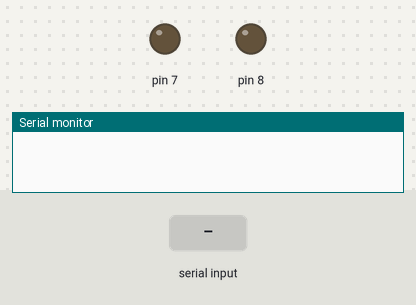
This sketch was run on a simulated Arduino Uno, built with avr-gcc and run on an emulated ATmega328P. On the bench: output pins drawn as LEDs (lit = HIGH), the last lines printed to the serial monitor. The test bench sets the inputs (shaded band).

Above: at 1.2 s.
1.3 s: "A" received over Serial
At 2.0 s:
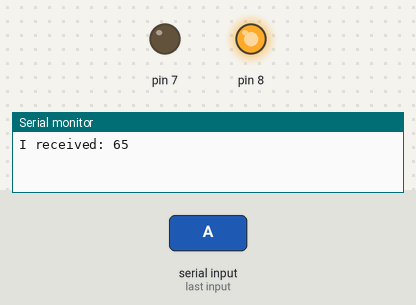
2.8 s: "B" received over Serial
At 3.2 s:
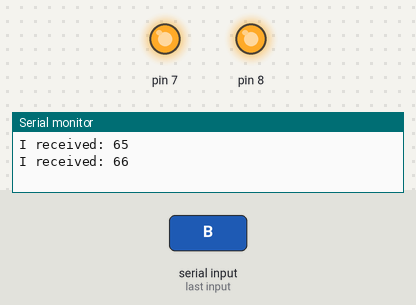
4.3 s: "a" received over Serial
At 5.5 s:
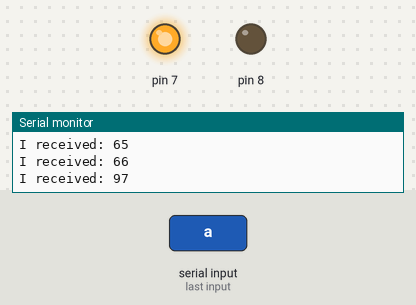
5.8 s: "b" received over Serial
At 6.6 s:
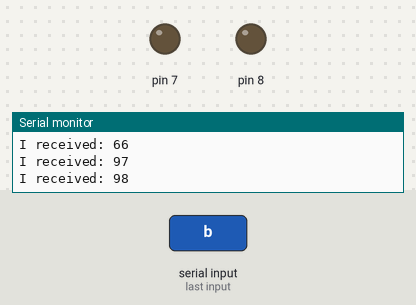
Timing chart, 0 to 8.3 s (numbered marks = the images above; inputs shaded):
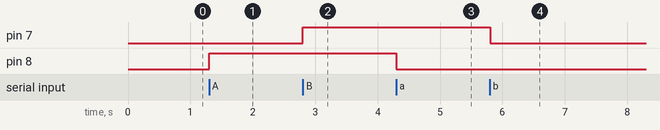

Measured:
- after the input at 1.3 s, pin 8: LOW → HIGH at once
- after the input at 2.8 s, pin 7: LOW → HIGH at once
- after the input at 4.3 s, pin 8: HIGH → LOW at once
- after the input at 5.8 s, pin 7: HIGH → LOW at once

The sketch:

midlet-serial.ino
```cpp
int incomingByte = 0;   // for incoming serial data

void setup() {
  pinMode(7,OUTPUT);
  digitalWrite(7, LOW);
  pinMode(8,OUTPUT);
  digitalWrite(8, LOW);
  //pinMode(13, OUTPUT);
  Serial.begin(9600);     // opens serial port, sets data rate to 9600 bps
}

void loop() {
  // send data only when you receive data:
  if (Serial.available() > 0) {
    // read the incoming byte:
    incomingByte = Serial.read();


    if(incomingByte==65){//A
      digitalWrite(8, HIGH);
    }else if(incomingByte==97){//a
      digitalWrite(8, LOW);
    }else if(incomingByte==66){//B
      digitalWrite(7, HIGH);
    }else if(incomingByte==98){//b
      digitalWrite(7, LOW);
    }

    // say what you got:
    Serial.print("I received: ");
    Serial.println(incomingByte, DEC);

    }

}
```
